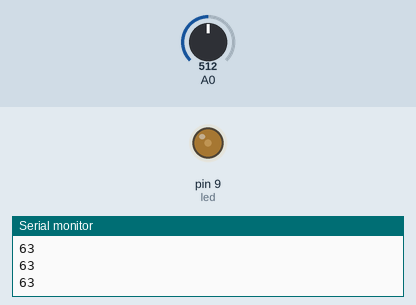
The sketch below on a simulated Arduino Uno, built with avr-gcc and run on an emulated ATmega328P. On the bench: output pins drawn as LEDs (lit = HIGH), the last lines printed to the serial monitor. The test bench sets the inputs (shaded band); at power-on: A0 = 512.

Above: at 1.2 s.
1.3 s: A0 set to 306
At 2.1 s:
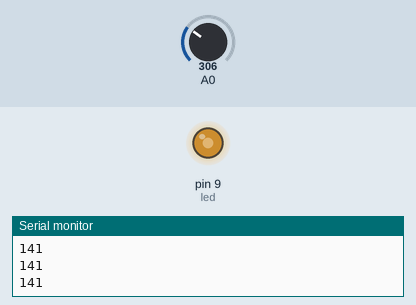
2.8 s: A0 set to 122
At 3.5 s:
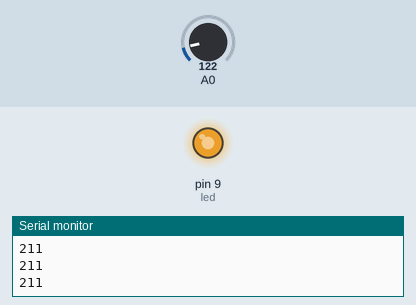
4.3 s: A0 set to 511
At 5.0 s:
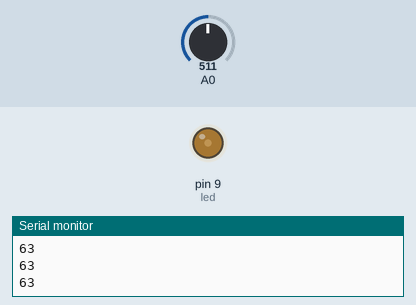
Timing chart, 0 to 7.3 s (numbered marks = the images above; inputs shaded):
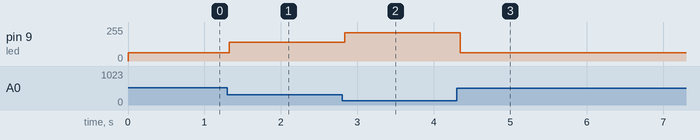

Measured:
- after the input at 1.3 s, pin 9 (led): 63/255 → 141/255 at once
- after the input at 2.8 s, pin 9 (led): 141/255 → 211/255 at once
- after the input at 4.3 s, pin 9 (led): 211/255 → 63/255 at once

The sketch:

04_LDR.ino
```cpp
#define ldr A0
#define led 9
void setup() {
  Serial.begin(9600);
  pinMode(led,OUTPUT);
  digitalWrite(led,LOW);

}
void loop() {
  int x=analogRead(A0);
  x=map(x,679,6,0,255);
  Serial.println(x);
if(x>0)
{
  analogWrite(led,x);

}
  if(x<255)
  {
    x=0;
  }
  delay(60);
}
```
